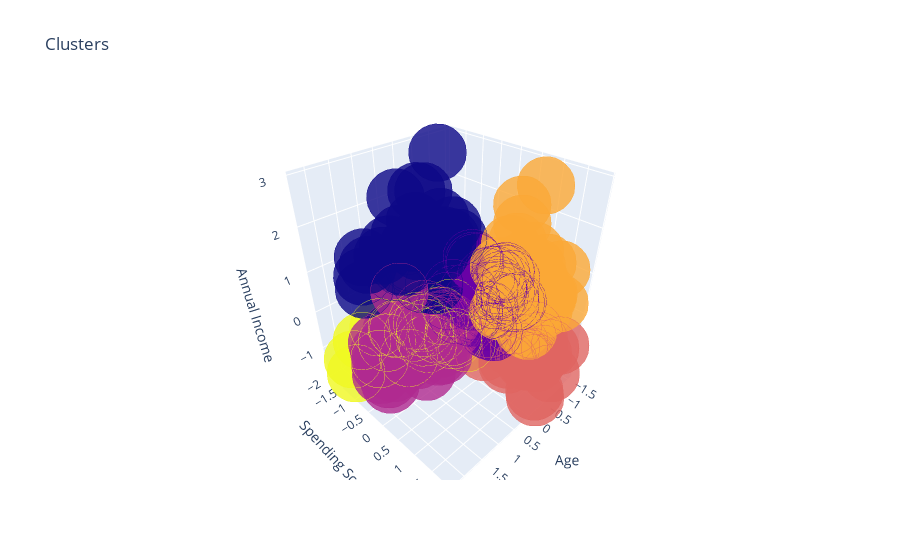

The cell this chart's notebook holds for it:
### Code cell
df['label3'] =  labels3
trace1 = go.Scatter3d(
    x= df['Age'],
    y= df['Spending Score (1-100)'],
    z= df['Annual Income (k$)'],
    mode='markers',
     marker=dict(
        color = df['label3'],
        size= 20,
        line=dict(
            color= df['label3'],
            width= 12
        ),
        opacity=0.8
     )
)
data = [trace1]
layout = go.Layout(
#     margin=dict(
#         l=0,
#         r=0,
#         b=0,
#         t=0
#     )
    title= 'Clusters',
    scene = dict(
            xaxis = dict(title  = 'Age'),
            yaxis = dict(title  = 'Spending Score'),
            zaxis = dict(title  = 'Annual Income')
        )
)
fig = go.Figure(data=data, layout=layout)
py.offline.iplot(fig)

### Figure 1 — Plotly figure (JSON) as saved in the notebook; plotly's stock layout.template omitted (floating-point values rounded to 4 significant figures; data arrays with more than 128 entries replaced by an {"elided": "..."} marker saying what was removed)
{"data": [{"marker": {"color": {"elided": "200 int values"}, "line": {"color": {"elided": "200 int values"}, "width": 12}, "opacity": 0.8, "size": 20}, "mode": "markers", "x": {"elided": "200 float values"}, "y": {"elided": "200 float values"}, "z": {"elided": "200 float values"}, "type": "scatter3d"}], "layout": {"scene": {"xaxis": {"title": {"text": "Age"}}, "yaxis": {"title": {"text": "Spending Score"}}, "zaxis": {"title": {"text": "Annual Income"}}}, "title": {"text": "Clusters"}}}
